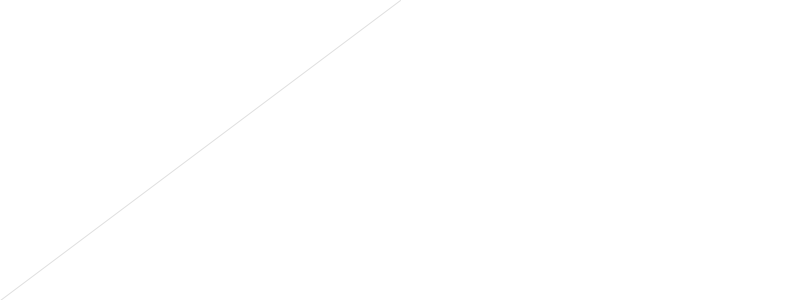
Frame 1 (no input)
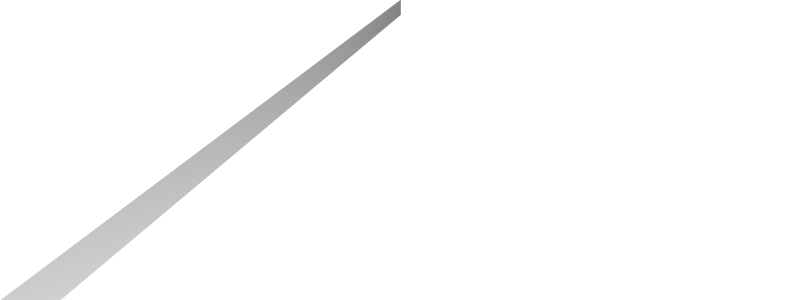
Frame 60 (the mouse pressed at the canvas centre just before this capture)
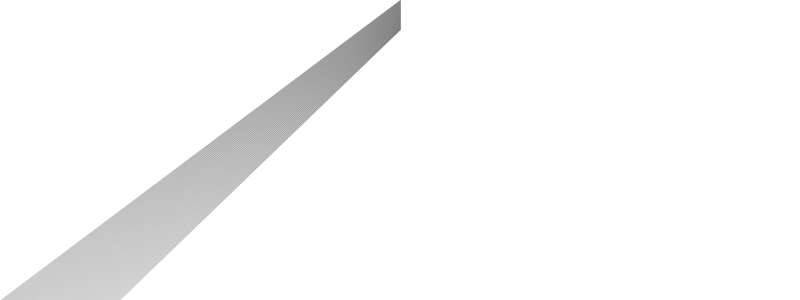
Frame 120 (the mouse held since frame 60 and released just before this capture)

The Processing sketch that drew these frames (run headless with seeded random() and noise(); from frame 60 on, the mouse is pressed at the canvas centre):

// Processing sketch: desafio_corbusier
// ── desafio_corbusier.pde
float inicioX, inicioY, finalX, finalY;
float offsetX = 1;
float offsetY = 0.25;

void setup()
{
  size(800, 300);
  background(255);
  
  inicioX = 0;
  inicioY = height;
  finalX  = width/2;
  finalY  = 0;
  
  stroke(0, 32);
}

void draw()
{
  line(inicioX, inicioY, finalX, finalY);
  
  inicioX = inicioX + offsetX;
  finalY  = finalY + offsetY;
}
